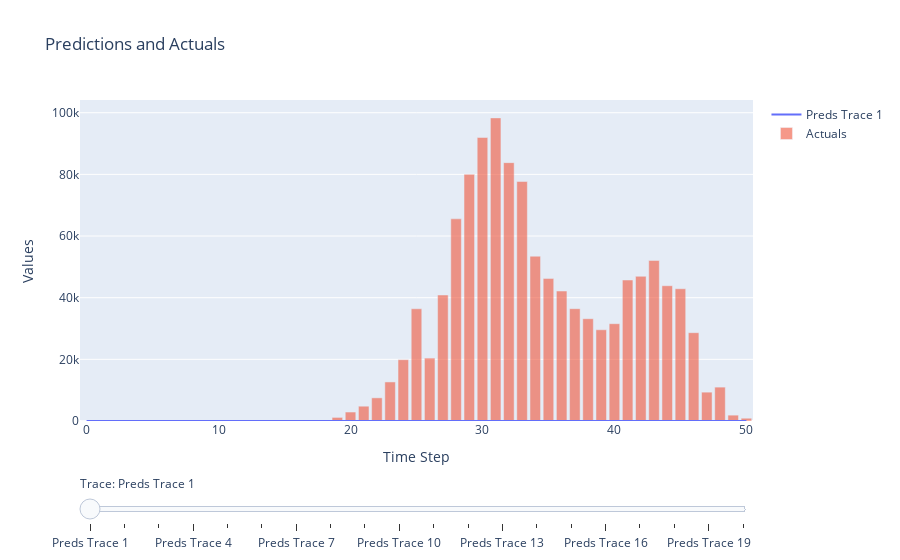

Notebook code cell kept with this figure:
### Code cell
fig1.show()

### Figure 1 — Plotly figure (JSON) as saved in the notebook; plotly's stock layout.template omitted (floating-point values rounded to 4 significant figures)
{"data": [{"mode": "lines", "name": "Preds Trace 1", "type": "scatter", "visible": true, "x": [0, 1, 2, 3, 4, 5, 6, 7, 8, 9, 10, 11, 12, 13, 14, 15, 16, 17, 18, 19, 20, 21, 22, 23, 24, 25, 26, 27, 28, 29, 30, 31, 32, 33, 34, 35, 36, 37, 38, 39, 40, 41, 42, 43, 44, 45, 46, 47, 48, 49, 50], "y": [0.0, 0.0, 0.0, 0.0, 0.0, 0.0, 0.0, 0.0, 0.0, 0.0, 0.0, 0.0, 0.0, 0.0, 0.0, 0.0, 0.0, 0.0, 0.0, 0.0, 0.0, 0.0, 0.0, 0.0, 0.0, 0.0, 0.0, 0.0, 0.0, 0.0, 0.0, 0.0, 0.0, 0.0, 0.0, 0.0, 0.0, 0.0, 0.0, 0.0, 0.0, 0.0, 0.0, 0.0, 0.0, 0.0, 0.0, 0.0, 0.0, 0.0, 0.0]}, {"mode": "lines", "name": "Preds Trace 2", "type": "scatter", "visible": false, "x": [0, 1, 2, 3, 4, 5, 6, 7, 8, 9, 10, 11, 12, 13, 14, 15, 16, 17, 18, 19, 20, 21, 22, 23, 24, 25, 26, 27, 28, 29, 30, 31, 32, 33, 34, 35, 36, 37, 38, 39, 40, 41, 42, 43, 44, 45, 46, 47, 48, 49, 50], "y": [0.0, 0.0, 0.0, 0.0, 0.0, 0.0, 0.0, 0.0, 0.0, 0.0, 0.0, 0.0, 0.0, 0.0, 0.0, 0.0, 0.0, 0.0, 0.0, 0.0, 0.0, 0.0, 0.0, 0.0, 0.0, 0.0, 0.0, 0.0, 0.0, 0.0, 0.0, 0.0, 0.0, 0.0, 0.0, 0.0, 0.0, 0.0, 0.0, 0.0, 0.0, 0.0, 0.0, 0.0, 0.0, 0.0, 0.0, 0.0, 0.0, 0.0, 0.0]}, {"mode": "lines", "name": "Preds Trace 3", "type": "scatter", "visible": false, "x": [0, 1, 2, 3, 4, 5, 6, 7, 8, 9, 10, 11, 12, 13, 14, 15, 16, 17, 18, 19, 20, 21, 22, 23, 24, 25, 26, 27, 28, 29, 30, 31, 32, 33, 34, 35, 36, 37, 38, 39, 40, 41, 42, 43, 44, 45, 46, 47, 48, 49, 50], "y": [0.0, 0.0, 0.0, 0.0, 0.0, 0.0, 0.0, 0.0, 0.0, 0.0, 0.0, 0.0, 0.0, 0.0, 0.0, 0.0, 0.0, 0.0, 0.0, 0.0, 0.0, 0.0, 0.0, 0.0, 0.0, 0.0, 0.0, 0.0, 0.0, 0.0, 0.0, 0.0, 0.0, 0.0, 0.0, 0.0, 0.0, 0.0, 0.0, 0.0, 0.0, 0.0, 0.0, 0.0, 0.0, 0.0, 0.0, 0.0, 0.0, 0.0, 0.0]}, {"mode": "lines", "name": "Preds Trace 4", "type": "scatter", "visible": false, "x": [0, 1, 2, 3, 4, 5, 6, 7, 8, 9, 10, 11, 12, 13, 14, 15, 16, 17, 18, 19, 20, 21, 22, 23, 24, 25, 26, 27, 28, 29, 30, 31, 32, 33, 34, 35, 36, 37, 38, 39, 40, 41, 42, 43, 44, 45, 46, 47, 48, 49, 50], "y": [0.0, 0.0, 0.0, 0.0, 0.0, 0.0, 0.0, 0.0, 0.0, 0.0, 0.0, 0.0, 0.0, 0.0, 0.0, 0.0, 0.0, 0.0, 0.0, 0.0, 0.0, 0.0, 0.0, 0.0, 0.0, 0.0, 0.0, 0.0, 0.0, 0.0, 0.0, 0.0, 0.0, 0.0, 0.0, 0.0, 0.0, 0.0, 0.0, 0.0, 0.0, 0.0, 0.0, 0.0, 0.0, 0.0, 0.0, 0.0, 0.0, 0.0, 0.0]}, {"mode": "lines", "name": "Preds Trace 5", "type": "scatter", "visible": false, "x": [0, 1, 2, 3, 4, 5, 6, 7, 8, 9, 10, 11, 12, 13, 14, 15, 16, 17, 18, 19, 20, 21, 22, 23, 24, 25, 26, 27, 28, 29, 30, 31, 32, 33, 34, 35, 36, 37, 38, 39, 40, 41, 42, 43, 44, 45, 46, 47, 48, 49, 50], "y": [0.0, 0.0, 0.0, 0.0, 0.0, 0.0, 0.0, 0.0, 0.0, 0.0, 0.0, 0.0, 0.0, 0.0, 0.0, 0.0, 0.0, 0.0, 0.0, 0.0, 0.0, 0.0, 0.0, 0.0, 0.0, 0.0, 0.0, 0.0, 0.0, 0.0, 0.0, 0.0, 0.0, 0.0, 0.0, 0.0, 0.0, 0.0, 0.0, 0.0, 0.0, 0.0, 0.0, 0.0, 0.0, 0.0, 0.0, 0.0, 0.0, 0.0, 0.0]}, {"mode": "lines", "name": "Preds Trace 6", "type": "scatter", "visible": false, "x": [0, 1, 2, 3, 4, 5, 6, 7, 8, 9, 10, 11, 12, 13, 14, 15, 16, 17, 18, 19, 20, 21, 22, 23, 24, 25, 26, 27, 28, 29, 30, 31, 32, 33, 34, 35, 36, 37, 38, 39, 40, 41, 42, 43, 44, 45, 46, 47, 48, 49, 50], "y": [0.0, 0.0, 0.0, 0.0, 0.0, 0.0, 0.0, 0.0, 0.0, 13.41, 9.673, 52.51, 8.106, 71.12, 93.9, -9.891, 2.223, 380.1, 2746.0, 8401.0, 17920.0, 27920.0, 37630.0, 43130.0, 42830.0, 50370.0, 48370.0, 64550.0, 77090.0, 77760.0, 85070.0, 77720.0, 67050.0, 61980.0, 47070.0, 41240.0, 33910.0, 31290.0, 33970.0, 39110.0, 42400.0, 46420.0, 46480.0, 45320.0, 39600.0, 34190.0, 25930.0, 10350.0, 6853.0, 1350.0, 769.5]}, {"mode": "lines", "name": "Preds Trace 7", "type": "scatter", "visible": false, "x": [0, 1, 2, 3, 4, 5, 6, 7, 8, 9, 10, 11, 12, 13, 14, 15, 16, 17, 18, 19, 20, 21, 22, 23, 24, 25, 26, 27, 28, 29, 30, 31, 32, 33, 34, 35, 36, 37, 38, 39, 40, 41, 42, 43, 44, 45, 46, 47, 48, 49, 50], "y": [0.0, 0.0, 0.0, 0.0, 0.0, 0.0, 0.0, 0.0, 0.0, 0.0, 9.615, 23.07, 7.959, 70.25, 68.09, -21.55, -40.74, 317.2, 2689.0, 8275.0, 17780.0, 27720.0, 37400.0, 42900.0, 42620.0, 50140.0, 48180.0, 64320.0, 76820.0, 77470.0, 84740.0, 77390.0, 66700.0, 61790.0, 46820.0, 41040.0, 33760.0, 31220.0, 34030.0, 39370.0, 42840.0, 46930.0, 46880.0, 45480.0, 39510.0, 33940.0, 25650.0, 10200.0, 6793.0, 1334.0, 757.3]}, {"mode": "lines", "name": "Preds Trace 8", "type": "scatter", "visible": false, "x": [0, 1, 2, 3, 4, 5, 6, 7, 8, 9, 10, 11, 12, 13, 14, 15, 16, 17, 18, 19, 20, 21, 22, 23, 24, 25, 26, 27, 28, 29, 30, 31, 32, 33, 34, 35, 36, 37, 38, 39, 40, 41, 42, 43, 44, 45, 46, 47, 48, 49, 50], "y": [0.0, 0.0, 0.0, 0.0, 0.0, 0.0, 0.0, 0.0, 0.0, 0.0, 0.0, 23.09, -11.65, 71.64, 73.26, -22.51, -7.216, 358.2, 2739.0, 8350.0, 17800.0, 27740.0, 37380.0, 42920.0, 42730.0, 50320.0, 48460.0, 64670.0, 77210.0, 77880.0, 85140.0, 77660.0, 66900.0, 61900.0, 47630.0, 41420.0, 34310.0, 31880.0, 34810.0, 40260.0, 43770.0, 47840.0, 47650.0, 46030.0, 39780.0, 34020.0, 25660.0, 10220.0, 6771.0, 1332.0, 754.6]}, {"mode": "lines", "name": "Preds Trace 9", "type": "scatter", "visible": false, "x": [0, 1, 2, 3, 4, 5, 6, 7, 8, 9, 10, 11, 12, 13, 14, 15, 16, 17, 18, 19, 20, 21, 22, 23, 24, 25, 26, 27, 28, 29, 30, 31, 32, 33, 34, 35, 36, 37, 38, 39, 40, 41, 42, 43, 44, 45, 46, 47, 48, 49, 50], "y": [0.0, 0.0, 0.0, 0.0, 0.0, 0.0, 0.0, 0.0, 0.0, 0.0, 0.0, 0.0, -11.53, 32.88, 111.7, 90.38, 184.0, 754.7, 3229.0, 8948.0, 18480.0, 28410.0, 38170.0, 43820.0, 43890.0, 51880.0, 50360.0, 66950.0, 79790.0, 80490.0, 87620.0, 79860.0, 68700.0, 63400.0, 48870.0, 43810.0, 35510.0, 33240.0, 36440.0, 42220.0, 45960.0, 50090.0, 49770.0, 47820.0, 41190.0, 35000.0, 26290.0, 10540.0, 6896.0, 1375.0, 788.4]}, {"mode": "lines", "name": "Preds Trace 10", "type": "scatter", "visible": false, "x": [0, 1, 2, 3, 4, 5, 6, 7, 8, 9, 10, 11, 12, 13, 14, 15, 16, 17, 18, 19, 20, 21, 22, 23, 24, 25, 26, 27, 28, 29, 30, 31, 32, 33, 34, 35, 36, 37, 38, 39, 40, 41, 42, 43, 44, 45, 46, 47, 48, 49, 50], "y": [0.0, 0.0, 0.0, 0.0, 0.0, 0.0, 0.0, 0.0, 0.0, 0.0, 0.0, 0.0, 0.0, 80.17, 367.7, 769.7, 1576.0, 3181.0, 6411.0, 12870.0, 22820.0, 33040.0, 43390.0, 49830.0, 50880.0, 60530.0, 60500.0, 79490.0, 94260.0, 95360.0, 102100.0, 92810.0, 80250.0, 72670.0, 56490.0, 50460.0, 44170.0, 39470.0, 43980.0, 51110.0, 55750.0, 59700.0, 58230.0, 54340.0, 45790.0, 38040.0, 28130.0, 11260.0, 7367.0, 1468.0, 833.4]}, {"mode": "lines", "name": "Preds Trace 11", "type": "scatter", "visible": false, "x": [0, 1, 2, 3, 4, 5, 6, 7, 8, 9, 10, 11, 12, 13, 14, 15, 16, 17, 18, 19, 20, 21, 22, 23, 24, 25, 26, 27, 28, 29, 30, 31, 32, 33, 34, 35, 36, 37, 38, 39, 40, 41, 42, 43, 44, 45, 46, 47, 48, 49, 50], "y": [0.0, 0.0, 0.0, 0.0, 0.0, 0.0, 0.0, 0.0, 0.0, 0.0, 0.0, 0.0, 0.0, 0.0, 385.1, 656.2, 1703.0, 3412.0, 6619.0, 13320.0, 23170.0, 33340.0, 44000.0, 50180.0, 51470.0, 61190.0, 61510.0, 81190.0, 96440.0, 97900.0, 104100.0, 94710.0, 82150.0, 76480.0, 57910.0, 51280.0, 44350.0, 42100.0, 44170.0, 51770.0, 56260.0, 60210.0, 58580.0, 54620.0, 45970.0, 38200.0, 28200.0, 11220.0, 7409.0, 1419.0, 780.6]}, {"mode": "lines", "name": "Preds Trace 12", "type": "scatter", "visible": false, "x": [0, 1, 2, 3, 4, 5, 6, 7, 8, 9, 10, 11, 12, 13, 14, 15, 16, 17, 18, 19, 20, 21, 22, 23, 24, 25, 26, 27, 28, 29, 30, 31, 32, 33, 34, 35, 36, 37, 38, 39, 40, 41, 42, 43, 44, 45, 46, 47, 48, 49, 50], "y": [0.0, 0.0, 0.0, 0.0, 0.0, 0.0, 0.0, 0.0, 0.0, 0.0, 0.0, 0.0, 0.0, 0.0, 0.0, 269.9, 351.1, 1859.0, 4685.0, 10580.0, 20680.0, 30330.0, 40380.0, 47130.0, 46790.0, 55990.0, 55890.0, 75480.0, 91470.0, 93490.0, 102700.0, 92230.0, 80200.0, 76140.0, 61640.0, 51940.0, 43710.0, 39870.0, 44640.0, 48540.0, 53730.0, 57310.0, 56070.0, 52750.0, 44760.0, 37570.0, 27960.0, 11190.0, 7369.0, 1382.0, 766.4]}, {"mode": "lines", "name": "Preds Trace 13", "type": "scatter", "visible": false, "x": [0, 1, 2, 3, 4, 5, 6, 7, 8, 9, 10, 11, 12, 13, 14, 15, 16, 17, 18, 19, 20, 21, 22, 23, 24, 25, 26, 27, 28, 29, 30, 31, 32, 33, 34, 35, 36, 37, 38, 39, 40, 41, 42, 43, 44, 45, 46, 47, 48, 49, 50], "y": [0.0, 0.0, 0.0, 0.0, 0.0, 0.0, 0.0, 0.0, 0.0, 0.0, 0.0, 0.0, 0.0, 0.0, 0.0, 0.0, -1132.0, -541.7, -357.1, 5003.0, 15200.0, 23620.0, 33320.0, 37900.0, 37000.0, 43360.0, 39990.0, 59690.0, 73750.0, 78180.0, 89580.0, 86340.0, 74120.0, 70390.0, 57760.0, 53710.0, 41420.0, 37250.0, 37760.0, 42820.0, 44230.0, 48340.0, 47020.0, 45540.0, 39450.0, 34170.0, 25860.0, 10270.0, 6817.0, 1116.0, 587.9]}, {"mode": "lines", "name": "Preds Trace 14", "type": "scatter", "visible": false, "x": [0, 1, 2, 3, 4, 5, 6, 7, 8, 9, 10, 11, 12, 13, 14, 15, 16, 17, 18, 19, 20, 21, 22, 23, 24, 25, 26, 27, 28, 29, 30, 31, 32, 33, 34, 35, 36, 37, 38, 39, 40, 41, 42, 43, 44, 45, 46, 47, 48, 49, 50], "y": [0.0, 0.0, 0.0, 0.0, 0.0, 0.0, 0.0, 0.0, 0.0, 0.0, 0.0, 0.0, 0.0, 0.0, 0.0, 0.0, 29.01, -811.6, 1878.0, 4423.0, 14710.0, 25390.0, 32970.0, 38190.0, 35460.0, 42150.0, 40010.0, 56590.0, 75320.0, 78390.0, 91030.0, 86410.0, 78480.0, 70950.0, 56900.0, 52790.0, 46140.0, 36650.0, 35030.0, 35810.0, 40890.0, 42620.0, 43100.0, 42060.0, 36810.0, 32260.0, 24660.0, 9814.0, 6551.0, 1190.0, 655.7]}, {"mode": "lines", "name": "Preds Trace 15", "type": "scatter", "visible": false, "x": [0, 1, 2, 3, 4, 5, 6, 7, 8, 9, 10, 11, 12, 13, 14, 15, 16, 17, 18, 19, 20, 21, 22, 23, 24, 25, 26, 27, 28, 29, 30, 31, 32, 33, 34, 35, 36, 37, 38, 39, 40, 41, 42, 43, 44, 45, 46, 47, 48, 49, 50], "y": [0.0, 0.0, 0.0, 0.0, 0.0, 0.0, 0.0, 0.0, 0.0, 0.0, 0.0, 0.0, 0.0, 0.0, 0.0, 0.0, 29.01, 120.4, 1508.0, 6185.0, 13740.0, 24520.0, 34110.0, 37240.0, 35460.0, 40260.0, 40000.0, 59070.0, 73510.0, 80670.0, 90270.0, 89400.0, 78170.0, 71890.0, 57390.0, 52500.0, 45800.0, 39170.0, 34820.0, 33570.0, 36180.0, 40870.0, 39480.0, 41590.0, 35990.0, 31810.0, 24360.0, 9589.0, 6370.0, 1128.0, 611.3]}, {"mode": "lines", "name": "Preds Trace 16", "type": "scatter", "visible": false, "x": [0, 1, 2, 3, 4, 5, 6, 7, 8, 9, 10, 11, 12, 13, 14, 15, 16, 17, 18, 19, 20, 21, 22, 23, 24, 25, 26, 27, 28, 29, 30, 31, 32, 33, 34, 35, 36, 37, 38, 39, 40, 41, 42, 43, 44, 45, 46, 47, 48, 49, 50], "y": [0.0, 0.0, 0.0, 0.0, 0.0, 0.0, 0.0, 0.0, 0.0, 0.0, 0.0, 0.0, 0.0, 0.0, 0.0, 0.0, 29.01, 120.4, 303.9, 6246.0, 11900.0, 24940.0, 34470.0, 35950.0, 35590.0, 38810.0, 36810.0, 59180.0, 78130.0, 80890.0, 94080.0, 92560.0, 83590.0, 72600.0, 58530.0, 52190.0, 45960.0, 39060.0, 33660.0, 33390.0, 34470.0, 46470.0, 40330.0, 38150.0, 36740.0, 32320.0, 24750.0, 9647.0, 6403.0, 1116.0, 604.8]}, {"mode": "lines", "name": "Preds Trace 17", "type": "scatter", "visible": false, "x": [0, 1, 2, 3, 4, 5, 6, 7, 8, 9, 10, 11, 12, 13, 14, 15, 16, 17, 18, 19, 20, 21, 22, 23, 24, 25, 26, 27, 28, 29, 30, 31, 32, 33, 34, 35, 36, 37, 38, 39, 40, 41, 42, 43, 44, 45, 46, 47, 48, 49, 50], "y": [0.0, 0.0, 0.0, 0.0, 0.0, 0.0, 0.0, 0.0, 0.0, 0.0, 0.0, 0.0, 0.0, 0.0, 0.0, 0.0, 29.01, 120.4, 303.9, 1168.0, 12160.0, 14760.0, 34640.0, 36080.0, 28520.0, 39040.0, 31660.0, 56480.0, 78680.0, 86800.0, 93560.0, 95550.0, 84910.0, 76720.0, 58420.0, 53520.0, 44490.0, 37250.0, 33400.0, 29340.0, 34120.0, 47890.0, 47100.0, 40330.0, 32010.0, 32770.0, 25220.0, 9632.0, 6360.0, 1109.0, 600.6]}, {"mode": "lines", "name": "Preds Trace 18", "type": "scatter", "visible": false, "x": [0, 1, 2, 3, 4, 5, 6, 7, 8, 9, 10, 11, 12, 13, 14, 15, 16, 17, 18, 19, 20, 21, 22, 23, 24, 25, 26, 27, 28, 29, 30, 31, 32, 33, 34, 35, 36, 37, 38, 39, 40, 41, 42, 43, 44, 45, 46, 47, 48, 49, 50], "y": [0.0, 0.0, 0.0, 0.0, 0.0, 0.0, 0.0, 0.0, 0.0, 0.0, 0.0, 0.0, 0.0, 0.0, 0.0, 0.0, 29.01, 120.4, 303.9, 1168.0, 2910.0, 14790.0, 15300.0, 36100.0, 28520.0, 27670.0, 31690.0, 46720.0, 76750.0, 86960.0, 95300.0, 95030.0, 85020.0, 77140.0, 60100.0, 53430.0, 47270.0, 35460.0, 32910.0, 29210.0, 30480.0, 47810.0, 49530.0, 50640.0, 36820.0, 27500.0, 25370.0, 10450.0, 6399.0, 1109.0, 600.4]}, {"mode": "lines", "name": "Preds Trace 19", "type": "scatter", "visible": false, "x": [0, 1, 2, 3, 4, 5, 6, 7, 8, 9, 10, 11, 12, 13, 14, 15, 16, 17, 18, 19, 20, 21, 22, 23, 24, 25, 26, 27, 28, 29, 30, 31, 32, 33, 34, 35, 36, 37, 38, 39, 40, 41, 42, 43, 44, 45, 46, 47, 48, 49, 50], "y": [0.0, 0.0, 0.0, 0.0, 0.0, 0.0, 0.0, 0.0, 0.0, 0.0, 0.0, 0.0, 0.0, 0.0, 0.0, 0.0, 29.01, 120.4, 303.9, 1168.0, 2910.0, 4804.0, 15300.0, 16480.0, 28580.0, 27710.0, 20410.0, 46720.0, 65880.0, 90130.0, 95590.0, 95210.0, 84840.0, 76000.0, 56400.0, 52830.0, 47280.0, 37770.0, 31510.0, 29290.0, 30430.0, 44430.0, 49480.0, 53690.0, 39680.0, 32750.0, 20080.0, 10430.0, 7226.0, 1109.0, 600.4]}, {"mode": "lines", "name": "Preds Trace 20", "type": "scatter", "visible": false, "x": [0, 1, 2, 3, 4, 5, 6, 7, 8, 9, 10, 11, 12, 13, 14, 15, 16, 17, 18, 19, 20, 21, 22, 23, 24, 25, 26, 27, 28, 29, 30, 31, 32, 33, 34, 35, 36, 37, 38, 39, 40, 41, 42, 43, 44, 45, 46, 47, 48, 49, 50], "y": [0.0, 0.0, 0.0, 0.0, 0.0, 0.0, 0.0, 0.0, 0.0, 0.0, 0.0, 0.0, 0.0, 0.0, 0.0, 0.0, 29.01, 120.4, 303.9, 1168.0, 2910.0, 4804.0, 7510.0, 16480.0, 19890.0, 27740.0, 20410.0, 40870.0, 65900.0, 80020.0, 98950.0, 95210.0, 83810.0, 77240.0, 52590.0, 48280.0, 45930.0, 37800.0, 33180.0, 27940.0, 32610.0, 44460.0, 46930.0, 54130.0, 43870.0, 37620.0, 22630.0, 8886.0, 7210.0, 1831.0, 654.8]}, {"name": "Actuals", "opacity": 0.6, "type": "bar", "x": [0, 1, 2, 3, 4, 5, 6, 7, 8, 9, 10, 11, 12, 13, 14, 15, 16, 17, 18, 19, 20, 21, 22, 23, 24, 25, 26, 27, 28, 29, 30, 31, 32, 33, 34, 35, 36, 37, 38, 39, 40, 41, 42, 43, 44, 45, 46, 47, 48, 49, 50], "y": [0.0, 0.0, 0.0, 0.0, 0.0, 0.0, 0.0, 0.0, 0.0, 0.0, 0.0, 0.0, 0.0, 0.0, 0.0, 0.0, 29.01, 120.4, 303.9, 1168.0, 2910.0, 4804.0, 7510.0, 12670.0, 19890.0, 36400.0, 20410.0, 40870.0, 65580.0, 80020.0, 91970.0, 98330.0, 83810.0, 77680.0, 53460.0, 46210.0, 42160.0, 36430.0, 33180.0, 29590.0, 31570.0, 45730.0, 46930.0, 52080.0, 43870.0, 42900.0, 28650.0, 9355.0, 10990.0, 1901.0, 899.9]}], "layout": {"barmode": "overlay", "sliders": [{"active": 0, "currentvalue": {"prefix": "Trace: "}, "pad": {"t": 51}, "steps": [{"args": [{"visible": [true, false, false, false, false, false, false, false, false, false, false, false, false, false, false, false, false, false, false, false, true]}], "label": "Preds Trace 1", "method": "update"}, {"args": [{"visible": [false, true, false, false, false, false, false, false, false, false, false, false, false, false, false, false, false, false, false, false, true]}], "label": "Preds Trace 2", "method": "update"}, {"args": [{"visible": [false, false, true, false, false, false, false, false, false, false, false, false, false, false, false, false, false, false, false, false, true]}], "label": "Preds Trace 3", "method": "update"}, {"args": [{"visible": [false, false, false, true, false, false, false, false, false, false, false, false, false, false, false, false, false, false, false, false, true]}], "label": "Preds Trace 4", "method": "update"}, {"args": [{"visible": [false, false, false, false, true, false, false, false, false, false, false, false, false, false, false, false, false, false, false, false, true]}], "label": "Preds Trace 5", "method": "update"}, {"args": [{"visible": [false, false, false, false, false, true, false, false, false, false, false, false, false, false, false, false, false, false, false, false, true]}], "label": "Preds Trace 6", "method": "update"}, {"args": [{"visible": [false, false, false, false, false, false, true, false, false, false, false, false, false, false, false, false, false, false, false, false, true]}], "label": "Preds Trace 7", "method": "update"}, {"args": [{"visible": [false, false, false, false, false, false, false, true, false, false, false, false, false, false, false, false, false, false, false, false, true]}], "label": "Preds Trace 8", "method": "update"}, {"args": [{"visible": [false, false, false, false, false, false, false, false, true, false, false, false, false, false, false, false, false, false, false, false, true]}], "label": "Preds Trace 9", "method": "update"}, {"args": [{"visible": [false, false, false, false, false, false, false, false, false, true, false, false, false, false, false, false, false, false, false, false, true]}], "label": "Preds Trace 10", "method": "update"}, {"args": [{"visible": [false, false, false, false, false, false, false, false, false, false, true, false, false, false, false, false, false, false, false, false, true]}], "label": "Preds Trace 11", "method": "update"}, {"args": [{"visible": [false, false, false, false, false, false, false, false, false, false, false, true, false, false, false, false, false, false, false, false, true]}], "label": "Preds Trace 12", "method": "update"}, {"args": [{"visible": [false, false, false, false, false, false, false, false, false, false, false, false, true, false, false, false, false, false, false, false, true]}], "label": "Preds Trace 13", "method": "update"}, {"args": [{"visible": [false, false, false, false, false, false, false, false, false, false, false, false, false, true, false, false, false, false, false, false, true]}], "label": "Preds Trace 14", "method": "update"}, {"args": [{"visible": [false, false, false, false, false, false, false, false, false, false, false, false, false, false, true, false, false, false, false, false, true]}], "label": "Preds Trace 15", "method": "update"}, {"args": [{"visible": [false, false, false, false, false, false, false, false, false, false, false, false, false, false, false, true, false, false, false, false, true]}], "label": "Preds Trace 16", "method": "update"}, {"args": [{"visible": [false, false, false, false, false, false, false, false, false, false, false, false, false, false, false, false, true, false, false, false, true]}], "label": "Preds Trace 17", "method": "update"}, {"args": [{"visible": [false, false, false, false, false, false, false, false, false, false, false, false, false, false, false, false, false, true, false, false, true]}], "label": "Preds Trace 18", "method": "update"}, {"args": [{"visible": [false, false, false, false, false, false, false, false, false, false, false, false, false, false, false, false, false, false, true, false, true]}], "label": "Preds Trace 19", "method": "update"}, {"args": [{"visible": [false, false, false, false, false, false, false, false, false, false, false, false, false, false, false, false, false, false, false, true, true]}], "label": "Preds Trace 20", "method": "update"}]}], "title": {"text": "Predictions and Actuals"}, "xaxis": {"title": {"text": "Time Step"}}, "yaxis": {"range": [0, 104100.0], "title": {"text": "Values"}}}}
